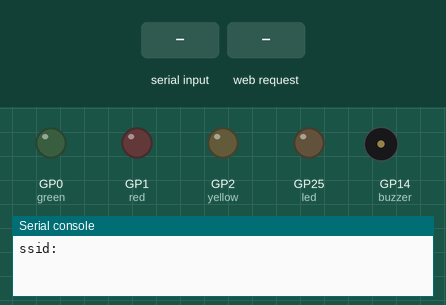
This program was run on a simulated Raspberry Pi Pico running MicroPython. Parts: output pins drawn as LEDs (lit = HIGH), buzzer (waves = sounding), the last lines printed to the serial console. The test bench sets the inputs (shaded band). WiFi joins after 1.5 s.

Above: at 1.2 s.
1.3 s: "80" typed at the serial console, then Enter
2.8 s: "5" typed at the serial console, then Enter
4.3 s: "90" typed at the serial console, then Enter
7.3 s: HTTP request GET /led=on received
At 8.5 s:
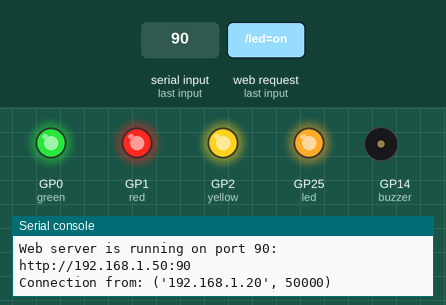
8.8 s: HTTP request GET /buzzer=on received
At 9.9 s:
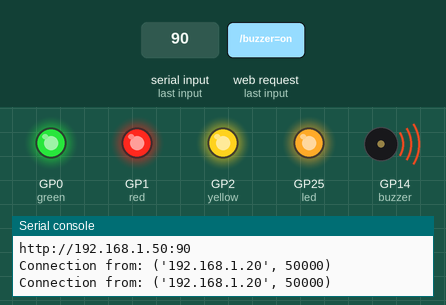
10.3 s: HTTP request GET /led=off received
At 11.0 s:
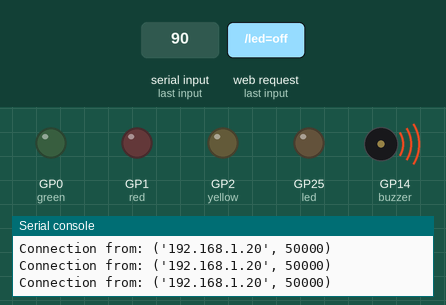
Timing chart, 0 to 12.8 s (numbered marks = the images above; inputs shaded):
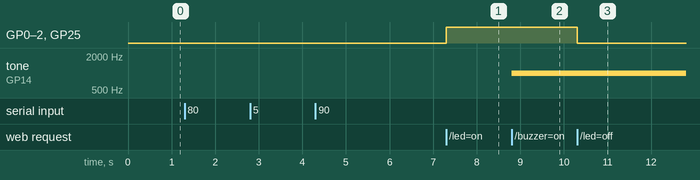

Measured:
- after the input at 7.3 s, GP0 (green), GP1 (red), GP2 (yellow), GP25 (led): LOW → HIGH at once
- after the input at 8.8 s, tone on GP14 (buzzer): silent → 1000 Hz at once
- after the input at 10.3 s, GP0 (green), GP1 (red), GP2 (yellow), GP25 (led): HIGH → LOW at once

The program:

server.py
```python
# Import libraries

import network
import socket
from time import sleep
from machine import Pin, PWM

# Set LEDs

green = Pin(0, Pin.OUT)
red = Pin(1, Pin.OUT)
led = Pin("LED", Pin.OUT)
yellow = Pin(2, Pin.OUT)
buzzer = PWM(Pin(14))

green.off()
red.off()
led.off()
yellow.off()
buzzer.duty_u16(0)
on = False
frequency = 1000

# Set Wi-Fi, Password and connect to it

ssid = input("ssid: ")
password = input("Password: ")
port = int(input("Port to serve on: "))

wifi = network.WLAN(network.STA_IF)
wifi.active(True)
wifi.connect(ssid, password)

print("Waiting for connection...")
while not wifi.isconnected():
    pass

ip = wifi.ifconfig()[0]
print("Successfully connected!")
print(f"Connected to network: {ssid}")
print(f"The password is: {password}")
print(f"The IP address is: {ip}")

def handle_request(conn):
    global on
    global frequency
    request = conn.recv(1024)
    if b"GET /led=on" in request:
        green.value(1)
        red.on()
        yellow.on()
        led.on()
    elif b"GET /led=off" in request:
        green.value(0)
        red.off()
        yellow.off()
        led.off()
    elif b"GET /buzzer=on" in request:
        buzzer.duty_u16(32767)
        buzzer.freq(frequency)
        on = True
    elif b"GET /buzzer=off" in request:
        buzzer.duty_u16(0)
        buzzer.freq(frequency)
        on = False
    elif b"GET /buzzer=up" in request:
        frequency += 50
        buzzer.freq(frequency)
    elif b"GET /buzzer=down" in request:
        frequency -= 50
        buzzer.freq(frequency)
    response = f"""HTTP/1.1 200 OK\r\nContent-Type: text/html\r\n\r\n
<!DOCTYPE html>
<html>
    <head>
        <title>Raspberry Pi Pico W</title>
        <style>
            body {{
                text-align: center;
                background-color: #F0F2F5;
                font-family: Arial, sans-serif;
                font-size: 16px;
                line-height: 1.5;
                padding: 1em;
            }}
            h1 {{
                margin-top: 0;
            }}
            .led {{
                display: inline-block;
                width: 50px;
                height: 50px;
                margin: 1em;
                border-radius: 50%;
                background-color: {"#4CAF50" if green.value() else "#F44336"};
            }}
            .led-label {{
                display: block;
                font-size: 1.5em;
                margin-bottom: 1em;
            }}
            .button {{
                display: inline-block;
                padding: 1em;
                border: none;
                border-radius: 5px;
                background-color: #2196F3;
                color: #FFFFFF;
                font-size: 1em;
                cursor: pointer;
            }}
            .on {{
                display: inline-block;
                padding: 1em;
                border: none;
                border-radius: 5px;
                background-color: #4CAF50;
                color: #FFFFFF;
                font-size: 1em;
                cursor: pointer;
            }}
            .off {{
                display: inline-block;
                padding: 1em;
                border: none;
                border-radius: 5px;
                background-color: #F44336;
                color: #FFFFFF;
                font-size: 1em;
                cursor: pointer;
            }}
            .button:hover {{
                background-color: #0D47A1;
            }}
            .on:hover {{
                background-color: #309333;
            }}
            .off:hover {{
                background-color: #e52c1f;
            }}
        </style>
    </head>
    <body>
        <h1>LED Control Panel</h1>
        <div class="led"></div>
        <div class="led-label">The LED is currently {"on" if green.value() else "off"}</div>
        <div>
            <button class="on" onclick="location.href='/led=on'">LED On</button>
            <button class="off" onclick="location.href='/led=off'">LED Off</button>
        </div>
        <br>
        <h1>Buzzer Control Panel</h1>
        <div class="led-label">The buzzer is currently {"on" if on else "off"}</div>
        <div class="led-label">Current frequency: {frequency}</div>
        <div>
            <button class="button" onclick="location.href='/buzzer=up'">Frequency Up</button>
            <button class="button" onclick="location.href='/buzzer=down'">Frequency Down</button>
            <br><br>
            <button class="on" onclick="location.href='/buzzer=on'">Buzzer On</button>
            <button class="off" onclick="location.href='/buzzer=off'">Buzzer Off</button>
        </div>
        <br>
        <div>The IP address is {ip} and the port is {port}</div>
    </body>
</html>"""

    conn.send(response)
    conn.close()

s = socket.socket(socket.AF_INET, socket.SOCK_STREAM)
s.bind((ip, port))
s.listen(5)

if port == 80:
    print("Web server is running:")
    print(f"http://{ip}")
else:
    print(f"Web server is running on port {port}:")
    print(f"http://{ip}:{port}")

while True:
    conn, addr = s.accept()
    print("Connection from:", addr)
    handle_request(conn)
    sleep(0.1)
```
